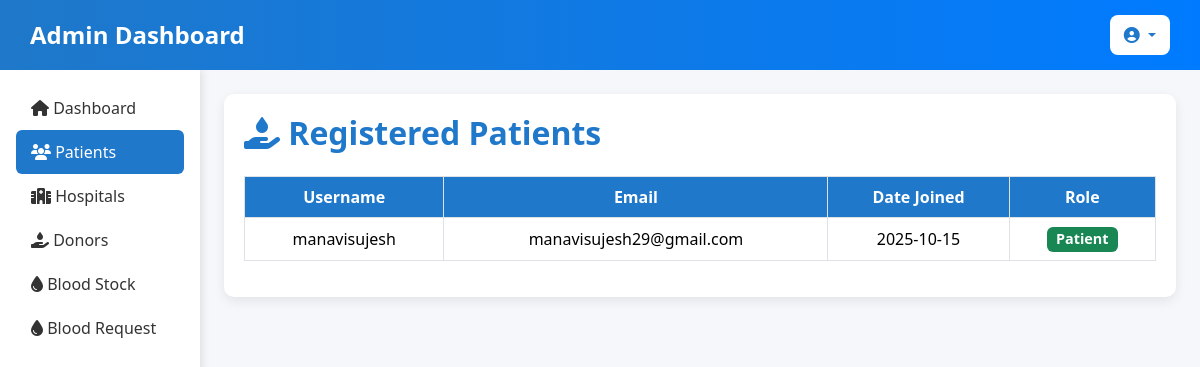
The page /patients/ on the database as committed earlier.
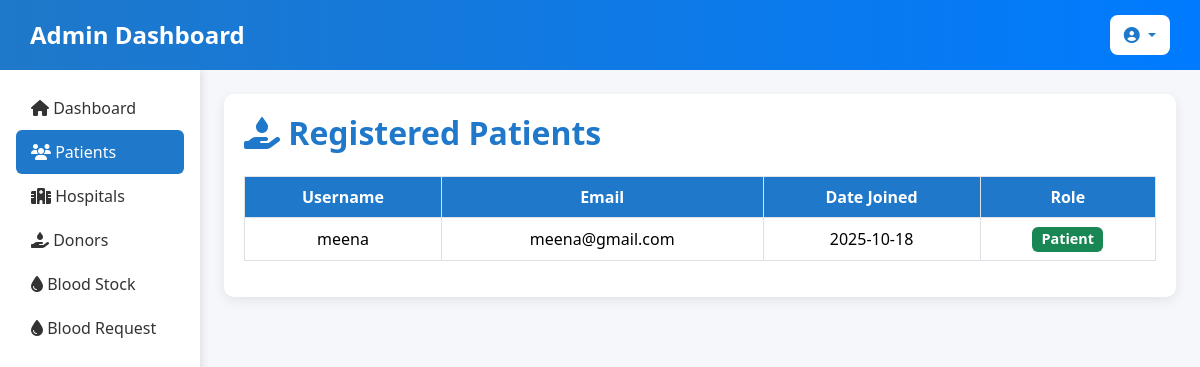
The same page on the database as committed later.
### blood_bank_app/models.py (models this page shows, shortened)
class Credential(models.Model):
    ROLE_CHOICES = [
        ('Donor','Donor'),
        ('Patient','Patient'),
        ('Hospital','Hospital'),
        ('admin', 'Admin'),
    ]
    role = models.CharField(max_length=10,choices=ROLE_CHOICES,default='Donor')
    user = models.OneToOneField(User, on_delete=models.CASCADE, related_name='credential')

### blood_bank_app/views.py (the view)
# urls.py: path('patients/', views.admin_patients, name='admin_patients'),
def admin_patients(request):
    patients = Credential.objects.filter(role='Patient').select_related('user')
    return render(request, 'admin/admin_patients.html', {'patients': patients})

### blood_bank_app/templates/admin/admin_patients.html (shortened to what this page needs)
<!DOCTYPE html>
<html lang="en">
<head>
    <link rel="stylesheet" href="https://cdnjs.cloudflare.com/ajax/libs/font-awesome/6.4.2/css/all.min.css">
    <link href="https://cdn.jsdelivr.net/npm/bootstrap@5.3.3/dist/css/bootstrap.min.css" rel="stylesheet">
</head>
<body>
     <nav class="navbar d-flex justify-content-between align-items-center">
        <h1 class="text-white mb-0">Admin Dashboard</h1>
        <div class="dropdown">
            <button class="btn btn-light dropdown-toggle" type="button" id="adminDropdown" data-bs-toggle="dropdown" aria-expanded="false">
                <i class="fa-solid fa-user-circle"></i> {{ request.user.username }}
            </button>
        </div>
    </nav>
    <div class="container-fluid">
        <div class="row">
            <div class="col-md-2 p-3 sidebar">
                <nav class="nav flex-column">
                    <a class="nav-link" href="{% url 'dashboard' %}">
                        <i class="fa-solid fa-home"></i> Dashboard
                    </a>
                    <a class="nav-link active" href="{% url 'admin_patients' %}">
                        <i class="fa-solid fa-users"></i> Patients
                    </a>
                    <a class="nav-link" href="{% url 'admin_hospitals' %}">
                        <i class="fa-solid fa-hospital"></i> Hospitals
                    </a>
                    <a class="nav-link" href="{% url 'admin_donors' %}">
                        <i class="fa-solid fa-hand-holding-droplet"></i> Donors
                    </a>
                    <a class="nav-link" href="{% url 'blood_stock_list' %}">
                        <i class="fa-solid fa-droplet"></i> Blood Stock
                    </a>
                    <a class="nav-link" href="{% url 'admin_blood_request' %}">
                        <i class="fa-solid fa-droplet"></i> Blood Request
                    </a>
                </nav>
            </div>
            <div class="col-md-10 p-4">
                <div class="card-dashboard">
                    <div class="d-flex justify-content-between align-items-center mb-4">
                        <h2 class="mb-0"><i class="fa-solid fa-hand-holding-droplet"></i> Registered Patients</h2>
                    </div>
                    <div class="table-responsive">
                        <table class="table table-bordered table-hover align-middle">
                            <thead>
                                <tr>
                                    <th>Username</th>
                                    <th>Email</th>
                                    <th>Date Joined</th>
                                    <th>Role</th>
                                </tr>
                            </thead>
                            <tbody>
                                {% for patient in patients %}
                                <tr>
                                    <td>{{ patient.user.username }}</td>
                                    <td>{{ patient.user.email }}</td>
                                    <td>{{ patient.user.date_joined|date:"Y-m-d" }}</td>
                                    <td><span class="badge bg-success">{{ patient.role }}</span></td>
                                </tr>
                                {% empty %}
                                <tr>
                                    <td colspan="4" class="text-center text-muted">No patients users found.</td>
                                </tr>
                                {% endfor %}
                            </tbody>
                        </table>
                    </div>
                </div>
            </div>
        </div>
    </div>
</body>
</html>

Rows that differ between the two databases and show on the page:
removed Credential: user.username "manavisujesh", user.email "manavisujesh29@gmail.com", user.date_joined "2025-10-15", role "Patient"
added Credential: user.username "meena", user.email "meena@gmail.com", user.date_joined "2025-10-18", role "Patient"
